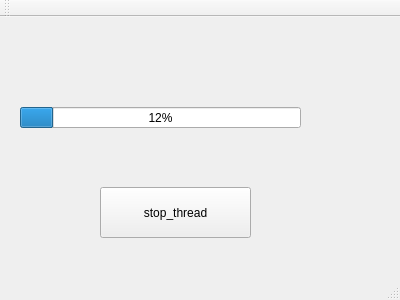
<?xml version="1.0" encoding="UTF-8"?>
<ui version="4.0">
 <class>MainWindow</class>
 <widget class="QMainWindow" name="MainWindow">
  <property name="geometry">
   <rect>
    <x>0</x>
    <y>0</y>
    <width>400</width>
    <height>300</height>
   </rect>
  </property>
  <property name="windowTitle">
   <string>MainWindow</string>
  </property>
  <widget class="QWidget" name="centralWidget">
   <widget class="QProgressBar" name="progressBar_heart">
    <property name="geometry">
     <rect>
      <x>20</x>
      <y>90</y>
      <width>281</width>
      <height>21</height>
     </rect>
    </property>
    <property name="value">
     <number>12</number>
    </property>
   </widget>
   <widget class="QPushButton" name="pushButton">
    <property name="geometry">
     <rect>
      <x>100</x>
      <y>170</y>
      <width>151</width>
      <height>51</height>
     </rect>
    </property>
    <property name="text">
     <string>stop_thread</string>
    </property>
   </widget>
  </widget>
  <widget class="QMenuBar" name="menuBar">
   <property name="geometry">
    <rect>
     <x>0</x>
     <y>0</y>
     <width>400</width>
     <height>28</height>
    </rect>
   </property>
  </widget>
  <widget class="QToolBar" name="mainToolBar">
   <attribute name="toolBarArea">
    <enum>TopToolBarArea</enum>
   </attribute>
   <attribute name="toolBarBreak">
    <bool>false</bool>
   </attribute>
  </widget>
  <widget class="QStatusBar" name="statusBar"/>
 </widget>
 <layoutdefault spacing="6" margin="11"/>
 <resources/>
 <connections/>
</ui>
